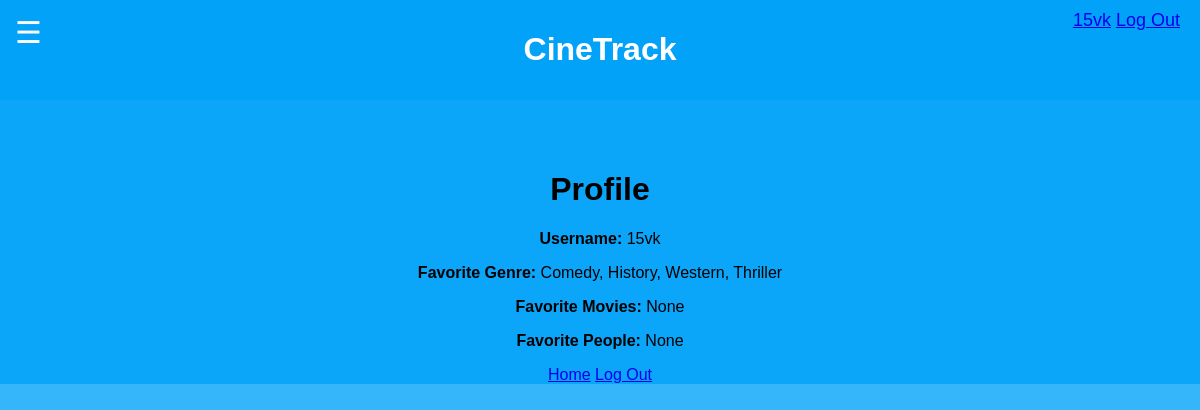
The app's page /profile (signed in) with its own data.
### MRS15/models.py (models this page shows)
class User(db.Model):
    id = db.Column(db.Integer, primary_key=True)
    username = db.Column(db.String(150), unique=True, nullable=False)
    password = db.Column(db.String(150), nullable=False)
    favorite_genre = db.Column(db.String(150), nullable=True)
    favorite_movies = db.Column(db.String(150), nullable=True)
    favorite_people = db.Column(db.String(150), nullable=True)
    sent_requests = db.relationship('FriendRequest', foreign_keys='FriendRequest.sender_id', backref='sender', lazy='dynamic')
    received_requests = db.relationship('FriendRequest', foreign_keys='FriendRequest.receiver_id', backref='receiver', lazy='dynamic')
    friends = db.relationship('Friendship', primaryjoin='or_(User.id==Friendship.user_id1, User.id==Friendship.user_id2)', lazy='dynamic')

### MRS15/routes.py (the view)
@main.route('/profile')
def profile():
    if 'user_id' not in session:
        flash('Please log in to view your profile.', 'danger')
        return redirect(url_for('main.login'))
    user_id = session['user_id']
    user = User.query.get(user_id)
    genre_ids = [int(genre_id) for genre_id in user.favorite_genre.split(',')] if user.favorite_genre else []
    genres = Genre.query.filter(Genre.id.in_(genre_ids)).all()
    genre_names = [genre.name for genre in genres]
    return render_template('profile.html', user=user, genre_names=genre_names)

### MRS15/templates/profile.html (shortened to what this page needs)
{% extends "base.html" %}
{% block content %}
    <div class="container" style="text-align: center;">
        <h1>Profile</h1>
        <p><strong>Username:</strong> {{ user.username }}</p>
        <p><strong>Favorite Genre:</strong>
            {% if genre_names %}
                {{ genre_names | join(', ') }}
            {% else %}
                No favorite genres selected.
            {% endif %}
        </p>
        <p><strong>Favorite Movies:</strong> {{ user.favorite_movies }}</p>
        <p><strong>Favorite People:</strong> {{ user.favorite_people }}</p>
        <a href="{{ url_for('main.home') }}">Home</a>
        <a href="{{ url_for('main.logout') }}">Log Out</a>
    </div>
{% endblock %}

### MRS15/templates/base.html (shortened to what this page needs)
<!DOCTYPE html>
<html lang="en">
<head>
    <link rel="stylesheet" href="{{ url_for('static', filename='style.css') }}">
    <link rel="stylesheet" href="https://cdnjs.cloudflare.com/ajax/libs/font-awesome/5.15.4/css/all.min.css">
</head>
<body>
    {% if 'user_id' in session %}
        <div class="hamburger" onclick="toggleNav()">&#9776;</div>
    {% endif %}
    <header>
        <h1><strong>CineTrack</strong></h1>
        {% if 'user_id' in session %}
            <div class="user-info">
                <a href="{{ url_for('main.profile') }}">{{ session['username'] }}</a>
                <a href="{{ url_for('main.logout') }}">Log Out</a>
            </div>
        {% endif %}
    </header>
    <main>
        {% block content %}{% endblock %}
    </main>
</body>
</html>

### MRS15/static/style.css (style rules this page uses)
body, html { margin: 0; padding: 0; font-family: Arial, sans-serif; background-color: #00a2f9ca; }
header { background-color: #00a2f9ca; color: white; padding: 10px 0; text-align: center; position: relative; }
header .user-info { position: absolute; top: 10px; right: 20px; }
main { display: flex; justify-content: center; align-items: center; flex-direction: column; }
body { font-family: Arial, sans-serif; }
.hamburger { color: white; font-size: 30px; cursor: pointer; position: fixed; top: 15px; left: 15px; z-index: 100; }
.user-info { position: fixed; top: 15px; right: 15px; font-size: 18px; }
.container { margin-top: 50px; }

### records on screen
User: username "15vk", favorite_movies "None", favorite_people "None"

### other values on screen
{{ genre_names | join(', ') }} "Comedy, History, Western, Thriller"
